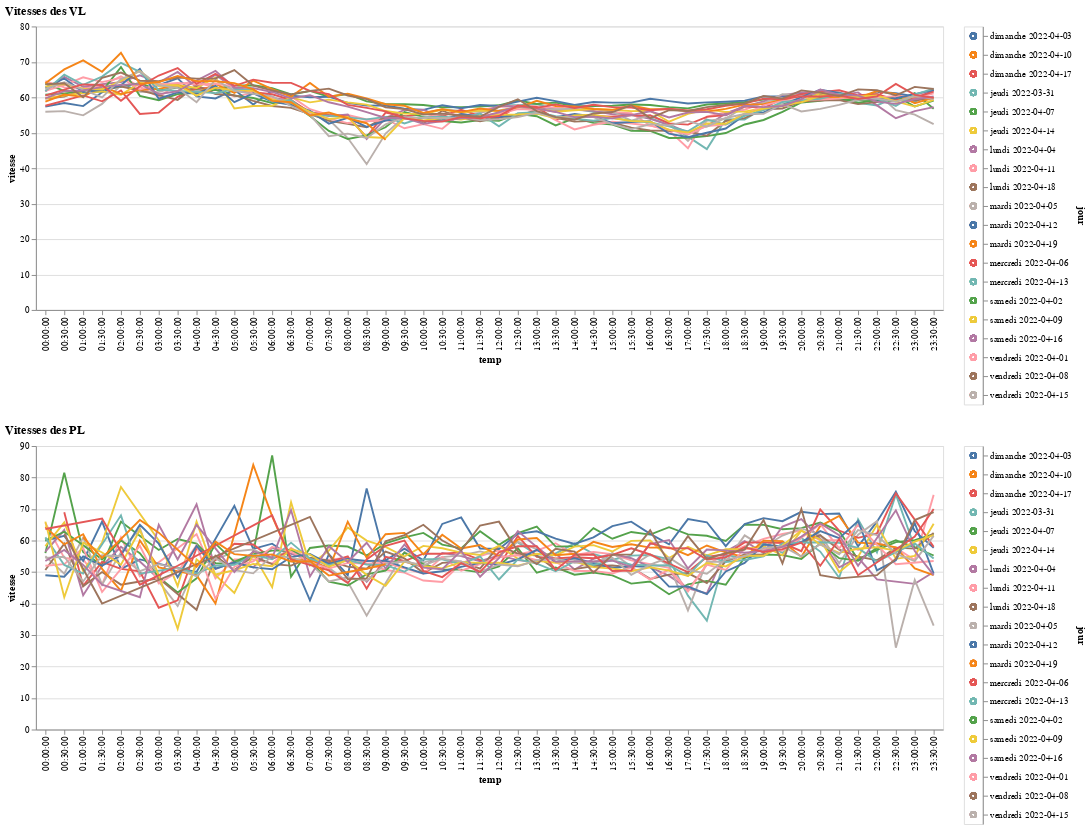

The cell this chart's notebook holds for it:
### Code cell
alt.vconcat((graphTraficVlVts | legendVl).properties(title='Vitesses des VL'), (graphTraficPlVts | legendPl).properties(title='Vitesses des PL'))

### Figure 1 — Vega-Lite specification as saved in the notebook (floating-point values rounded to 4 significant figures; data arrays with more than 128 entries replaced by an {"elided": "..."} marker saying what was removed)
{"config": {"view": {"continuousWidth": 400, "continuousHeight": 300}}, "vconcat": [{"hconcat": [{"mark": "line", "encoding": {"color": {"condition": {"type": "nominal", "field": "jour", "legend": null, "selection": "selector002"}, "value": "lightgray"}, "x": {"type": "nominal", "field": "temp"}, "y": {"type": "quantitative", "field": "vitesse"}}}, {"mark": "point", "encoding": {"color": {"condition": {"type": "nominal", "field": "jour", "legend": null, "selection": "selector002"}, "value": "lightgray"}, "y": {"type": "nominal", "axis": {"orient": "right"}, "field": "jour"}}, "selection": {"selector002": {"type": "multi", "fields": ["jour"]}}}], "data": {"name": "data-e3c81a3300d1eab1e5445bc5802c8a36"}, "title": "Vitesses des VL"}, {"hconcat": [{"mark": "line", "encoding": {"color": {"condition": {"type": "nominal", "field": "jour", "legend": null, "selection": "selector002"}, "value": "lightgray"}, "x": {"type": "nominal", "field": "temp"}, "y": {"type": "quantitative", "field": "vitesse"}}}, {"mark": "point", "encoding": {"color": {"condition": {"type": "nominal", "field": "jour", "legend": null, "selection": "selector002"}, "value": "lightgray"}, "y": {"type": "nominal", "axis": {"orient": "right"}, "field": "jour"}}, "selection": {"selector002": {"type": "multi", "fields": ["jour"]}}}], "data": {"name": "data-a4d3ee08744f8f2d5fe98b2b7f0bceb8"}, "title": "Vitesses des PL"}], "$schema": "https://vega.github.io/schema/vega-lite/v4.8.1.json", "datasets": {"data-e3c81a3300d1eab1e5445bc5802c8a36": {"elided": "907 records"}, "data-a4d3ee08744f8f2d5fe98b2b7f0bceb8": {"elided": "860 records"}}}
